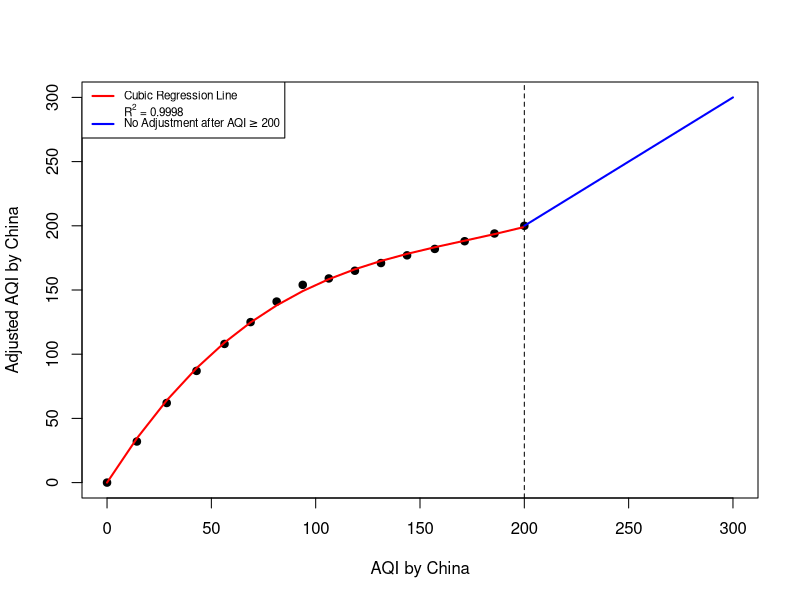
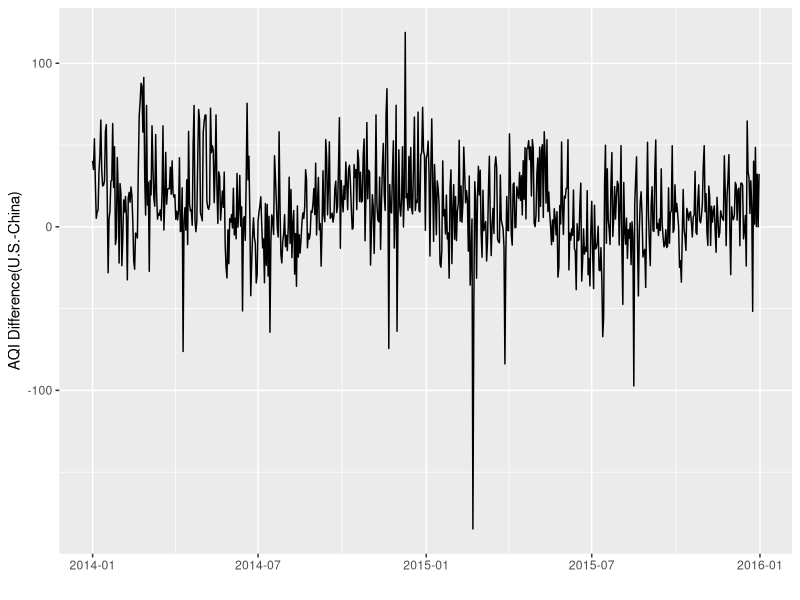

Write R code to recreate these figures, in order. (Note: this script raises an error after producing the figures.)
## ---- chunk 1
suppressPackageStartupMessages(library(dplyr))
library(ggplot2)
library(readxl)
aqidiff <- read_excel("aqi_raw.xlsx", sheet = 1)
# Inpute missing values from other data sources
aqidiff[is.na(aqidiff$China_AQI), "China_AQI"] <- c(330, 215, 209, 186, 181, 71, 33)

# Adjust PM2.5
x <- c(0, 14.3, 28.6, 42.9, 56.3, 68.8, 81.3, 93.8, 106.3, 118.8, 131.3, 143.8, 157.1, 171.4, 185.7, 200)
y <- c(0, 32, 62, 87, 108, 125, 141, 154, 159, 165, 171, 177, 182, 188, 194, 200)

adj_lm <- lm(y~I(x^3)+I(x^2)+x+0)
# Scatterplot and regression line
plot(x, y, pch = 19, xlab = "AQI by China", ylab = "Adjusted AQI by China",
     xlim = c(0, 300), ylim = c(0, 300))
lines(x, predict(adj_lm), col = "red", lwd = 2)
lines(seq(200, 300, 10), seq(200, 300, 10), col = "blue", lwd = 2)
abline(v = 200, lty = 2)
legend("topleft", col = c("red", NA, "blue"), lwd = 2, 
       legend = c("Cubic Regression Line", 
                  expression(R^2 ~ "= 0.9998"),
                  expression("No Adjustment after AQI" >= 200)
                  ), cex = 0.7)

adj_china_aqi <- unlist(sapply(1:dim(aqidiff)[1], function(x) ifelse(aqidiff$Main_Pollutant[x] == "PM2.5" && !is.na(aqidiff$Main_Pollutant[x]) && aqidiff$China_AQI[x] < 200, predict(adj_lm, newdata = data.frame(x = aqidiff$China_AQI[x])), aqidiff$China_AQI[x])))
aqidiff <- aqidiff %>% mutate(China_aqi_adj = adj_china_aqi) %>% mutate(aqi_diff = US_AQI - China_aqi_adj) %>% select(Date, China_AQI, US_AQI, China_aqi_adj, aqi_diff)
#head(aqidiff)
#summary(aqidiff)
ggplot(aqidiff, aes(Date, aqi_diff)) + geom_line() + xlab("") + ylab("AQI Difference(U.S.-China)")
## ---- chunk 2
zeromean <- aqidiff$aqi_diff-mean(aqidiff$aqi_diff)
#ts.plot(zeromean)
library(tseries)
pvalue <- adf.test(zeromean)$p.value
pvalue
## ---- chunk 3
# top 10 days by AQI diff
aqidiff %>% arrange(desc(aqi_diff)) %>% head(10)
## ---- chunk 4
aqidiff %>% filter(strftime(Date, format = "%Y") == 2015) %>% arrange(desc(aqi_diff)) %>% head(10)
## ---- chunk 5
aqidiff.ts<-ts(aqidiff$aqi_diff,frequency=365)
aqidiff.de<-decompose(aqidiff,type="additive")
plot(aqidiff.de)
